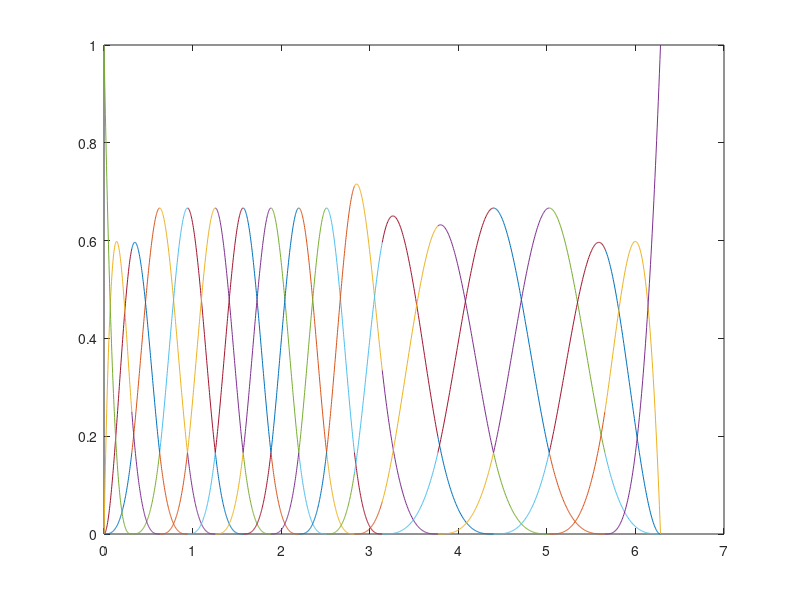

MATLAB code to generate this figure:
close all;
clc;
% clear;
b = zeros(10,1);
b(end) = 1;
n1 = 10; 
n2 = 5;
w1 = 0.5;
w2 = 1 - w1;
l = 2*pi;
h0 = [0,ones(1,n1)*l/n1*w1,ones(1,n2)*l/n2*w2];  % non-uniform grid
nh = n1+n2;
l0 = 0;
for n = 3 : nh-1
    l0 = l0 + h0(n-2);
    h = h0(n-1:n+2);
    hs = zeros(1,4);
    for i = 1 : 4
        hs(i) = sum(h(1:i));
    end
    A = [hs(1)^3,-1,-hs(1),-hs(1)^2,-hs(1)^3,0,0,0,0,0;... 
        % 0th order continum at 1st grid point
        3*hs(1)^2,0,-1,-2*hs(1),-3*hs(1)^2,0,0,0,0,0;...   
        % 1st order continum at 1st grid poin
        6*hs(1),0,0,-2,-6*hs(1),0,0,0,0,0;...  
        % 2st order continum at 1st grid poin
        0,1,hs(2),hs(2)^2,hs(2)^3,-1,-hs(2),-hs(2)^2,-hs(2)^3,0;... 
        %... at 2nd grid point
        0,0,1,2*hs(2),3*hs(2)^2,0,-1,-2*hs(2),-3*hs(2)^2,0;... 
        %... at 2nd grid poin
        0,0,0,2,6*hs(2),0,0,-2,-6*hs(2),0;... 
        %... at 2nd grid poin
        0,0,0,0,0,1,hs(3),hs(3)^2,hs(3)^3,h(4)^3;... 
        %... at 3rd grid poin
        0,0,0,0,0,0,1,2*hs(3),3*hs(3)^2,-3*h(4)^2;... 
        %... at 3rd grid poin
        0,0,0,0,0,0,0,2,6*hs(3),6*h(4)]; 
        %... at 3rd grid poin
        
    if n1 > n2 
        % h1 < h2
        A = [A;0,1,hs(4)/4,(hs(4)/4)^2,(hs(4)/4)^3,...
            1,hs(4)/2,(hs(4)/2)^2,(hs(4)/2)^3,-(hs(4)/4)^3]; % sum = 1
    else
        % h1 > h2
        A = [A;(hs(4)/4)^3,1,hs(4)/2,(hs(4)/2)^2,(hs(4)/2)^3,...
            1,3*hs(4)/4,(3*hs(4)/4)^2,(3*hs(4)/4)^3,0]; % sum = 1
    end
    
    c = inv(A)*b;
    x1 = 0:0.01*h(1):hs(1);
    phi1 = c(1)*x1.^3;  
    x2 = hs(1):0.01*h(2):hs(2);
    phi2= c(2) + c(3)*x2 + c(4)*x2.^2 + c(5)*x2.^3;
    x3 = hs(2):0.01*h(3):hs(3);
    phi3= c(6) + c(7)*x3 + c(8)*x3.^2 + c(9)*x3.^3;
    x4 = hs(3):0.01*h(4):hs(4);
    phi4= c(10)*(x4-hs(4)).^3;

    plot(x1+l0,phi1,x2+l0,phi2,x3+l0,phi3,x4+l0,phi4);
    hold on;
end
h = h0(2:4);
A = [h(1)^2,h(1)^3,-1,-h(1),-h(1)^2,-h(1)^3,0;... 
    % 0th order continum at 1st grid point
    2*h(1),3*h(1)^2,0,-1,-2*h(1),-3*h(1)^2,0;...   
    % 1st order continum at 1st grid poin
    2,6*h(1),0,0,-2,-6*h(1),0;...  
    % 2st order continum at 1st grid poin
    0,0,1,h(1)+h(2),(h(1)+h(2))^2,(h(1)+h(2))^3,h(3)^3;... 
    %... at 3rd grid poin
    0,0,0,1,2*(h(1)+h(2)),3*(h(1)+h(2))^2,-3*(h(3))^2;... 
    %... at 3rd grid poin
    0,0,0,0,2,6*(h(1)+h(2)),6*h(3)]; 
    %... at 3rd grid poin
    
% A = [A;(sum(h)/4)^2,(sum(h)/4)^3,1,sum(h)/2,(sum(h)/2)^2,(sum(h)/2)^3,...
%     -(sum(h)/4)^3]; % sum = 1
A = [A;0,0,0,0,0,0,-h(3)^3]; 


b = [0,0,0,0,0,0,1/6]';

c = inv(A)*b;

x1 = 0:0.01*h(1):h(1);
phi1 = c(1)*x1.^2 + c(2)*x1.^3;  
x2 = h(1):0.01*h(2):h(1)+h(2);
phi2= c(3) + c(4)*x2 + c(5)*x2.^2 + c(6)*x2.^3;
x3 = h(1)+h(2):0.01*h(3):sum(h);
phi3= c(7)*(x3-sum(h)).^3;

plot(x1,phi1,x2,phi2,x3,phi3);
hold on;

h = h0(2:3);
A = [h(1),h(1)^2,h(1)^3,h(2)^3;... 
    % 0th order continum at 1st grid point
    1,2*h(1),3*h(1)^2,-3*h(2)^2;...   
    % 1st order continum at 1st grid poin
    0,2,6*h(1),6*h(2)];  
    % 2st order continum at 1st grid poin
    
% A = [A;h(1)/2+h(1),(h(1)/2)^2+h(1)^2,(h(1)/2)^3+h(1)^3,-(h(2)/2)^3]; % sum = 1
A = [A;0,0,0,-h(2)^3]; 

b = [0,0,0,1/4]';

c = inv(A)*b;

phi1 = c(1)*x1 + c(2)*x1.^2 + c(3)*x1.^3;  
phi2= c(4)*(x2-sum(h)).^3;

plot(x1,phi1,x2,phi2);
hold on;

plot(x1,-((x1-h(1))/h(1)).^3);

h = h0(nh-1:nh+1);
l0 = sum(h0(1:nh-2));
A = [h(1)^3,-1,-h(1),-h(1)^2,-h(1)^3,0,0;... 
    % 0th order continum at 1st grid point
    3*h(1)^2,0,-1,-2*h(1),-3*h(1)^2,0,0;...   
    % 1st order continum at 1st grid poin
    6*h(1),0,0,-2,-6*h(1),0,0;...  
    % 2st order continum at 1st grid poin
    0,1,h(1)+h(2),(h(1)+h(2))^2,(h(1)+h(2))^3,-h(3)^2,h(3)^3;... 
    %... at 3rd grid poin
    0,0,1,2*(h(1)+h(2)),3*(h(1)+h(2))^2,2*h(3),-3*h(3)^2;... 
    %... at 3rd grid poin
    0,0,0,2,6*(h(1)+h(2)),-2,6*h(3)]; 
    %... at 3rd grid poin
    
% A = [A;(sum(h)/4)^2,(sum(h)/4)^3,1,sum(h)/2,(sum(h)/2)^2,(sum(h)/2)^3,...
%     -(sum(h)/4)^3]; % sum = 1
A = [A;h(1)^3,0,0,0,0,0,0]; 


b = [0,0,0,0,0,0,1/6]';

c = inv(A)*b;

x1 = 0:0.01*h(1):h(1);
phi1 = c(1)*x1.^3;  
x2 = h(1):0.01*h(2):h(1)+h(2);
phi2= c(2) + c(3)*x2 + c(4)*x2.^2 + c(5)*x2.^3;
x3 = h(1)+h(2):0.01*h(3):sum(h);
phi3= c(6)*(x3-sum(h)).^2 + c(7)*(x3-sum(h)).^3;

plot(x1+l0,phi1,x2+l0,phi2,x3+l0,phi3);
hold on;

h = h0(nh:nh+1);
l0 = sum(h0(1:nh-1));
A = [h(1)^3,h(2),-h(2)^2,h(2)^3;... 
    % 0th order continum at 1st grid point
    3*h(1)^2,-1,2*h(2),-3*h(2)^2;...   
    % 1st order continum at 1st grid poin
    6*h(1),0,-2,6*h(2)];  
    % 2st order continum at 1st grid poin
    
% A = [A;h(1)/2+h(1),(h(1)/2)^2+h(1)^2,(h(1)/2)^3+h(1)^3,-(h(2)/2)^3]; % sum = 1
A = [A;h(1)^3,0,0,0]; 

b = [0,0,0,1/4]';

c = inv(A)*b;

phi1 =c(1)*x1.^3;  
phi2= c(2)*(x2-sum(h)) + c(3)*(x2-sum(h)).^2 + c(4)*(x2-sum(h)).^3;

plot(x1+l0,phi1,x2+l0,phi2);
hold on;

l0 = sum(h0(1:nh));
plot(x1+l0,(x1/h(1)).^3);
